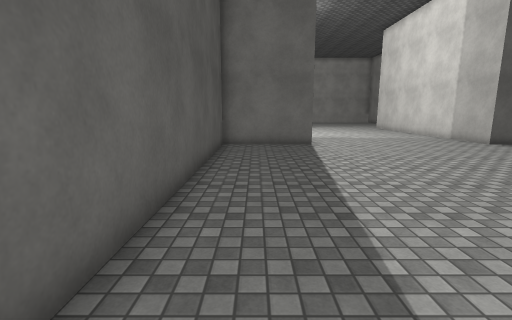
View 1 (above)

17 first-person views from a walk through a 3-D level made in the Unity game engine. The camera is 1.5 m above the floor, tilts 10° down and sees 85° across. The floor is counted in squares, 1 m on a side. Each view is taken from the middle of a square. On the plan, view 1 faces up. The plan holds only what a view shows up to about 14 squares ahead; the rest is blank. The place goes on beyond the plan. The player character is not drawn. Some animated figures are left out. Surface patterns are stand-ins for the level's own textures.

View 2
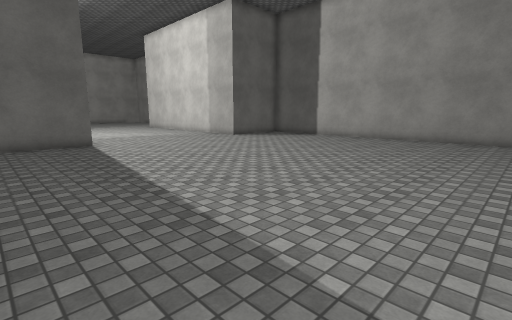

View 3
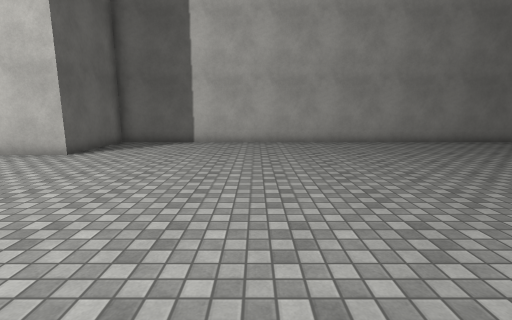

View 4
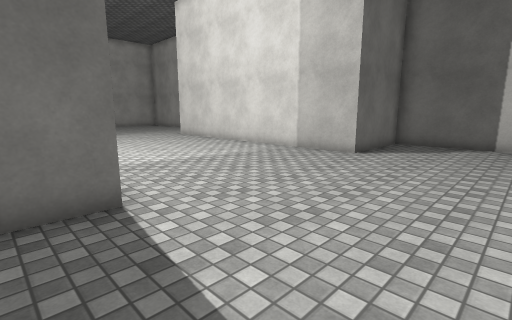

View 5
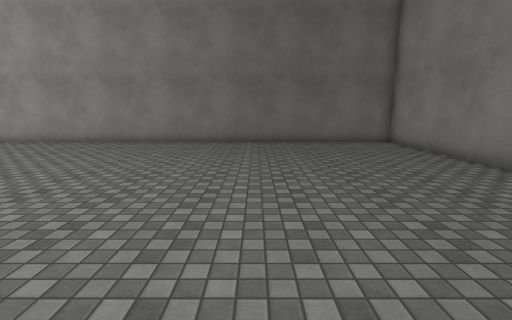

View 6
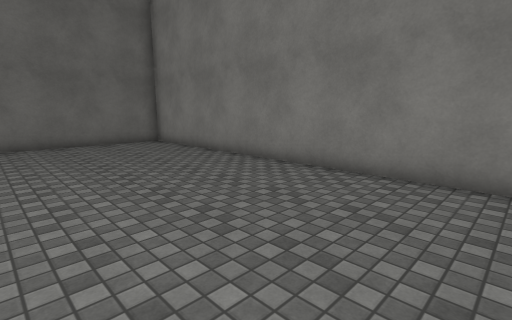

View 7
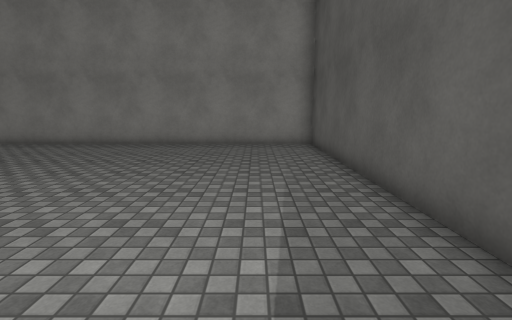

View 8
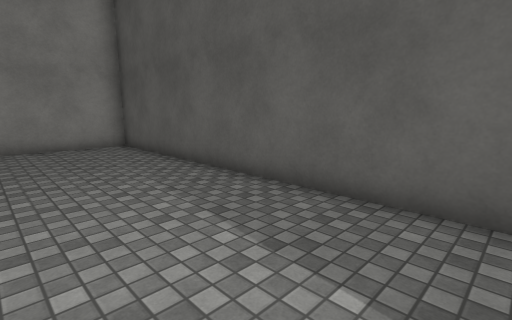

View 9
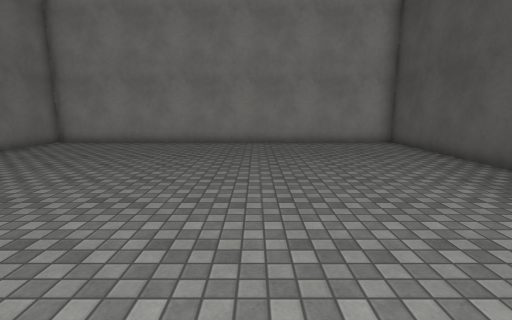

View 10
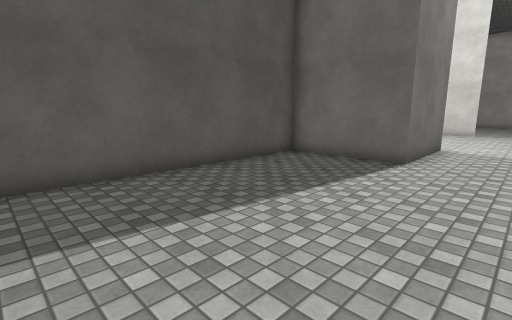

View 11
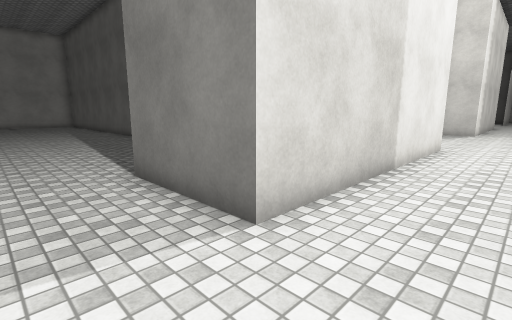

View 12
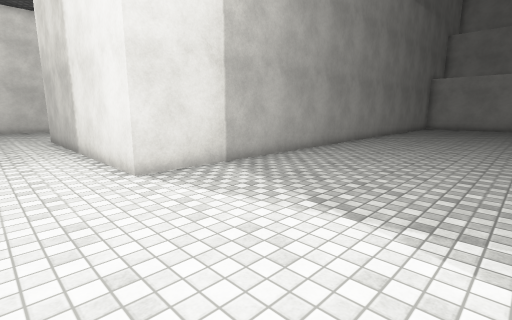

View 13
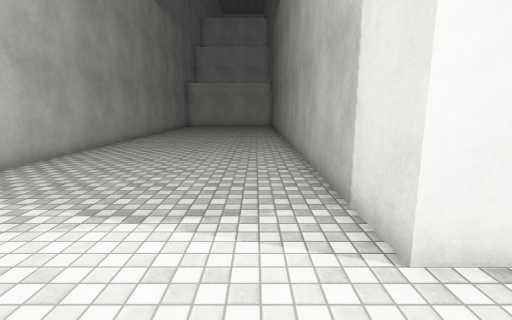

View 14
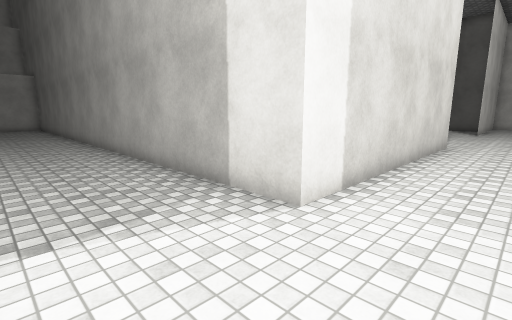

View 15
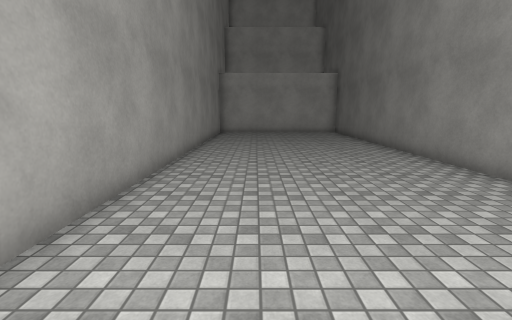

View 16
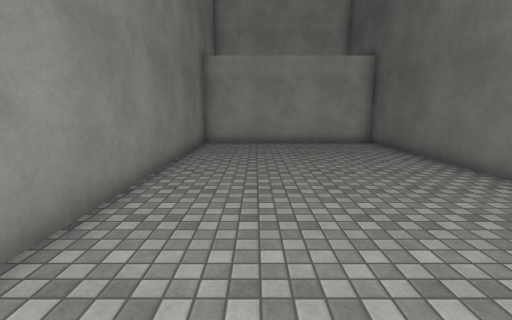

View 17
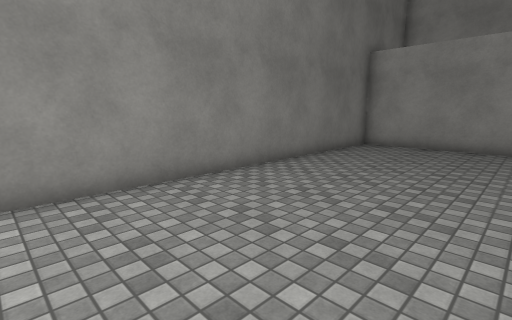

### Floor plan
Points are (right, up) in squares from view 1. A wall is a line through its corners. A room is listed if a view was taken in it or the views show most of it. See-through windows are left out.
Room 1 (views 1, 2, 3, 4, 5, 6, 7, 8, 9, 10, 11)
walls: (-7.5, 16.5) (2.5, 16.5) (2.5, 12.5) (-1.5, 12.5) (-1.5, -11.5) (14.5, -11.5) (14.5, 12.5) (10.5, 12.5) (10.5, 18.6)
ways out: opening at (-7, 18) to room 2
Room 2 (views 12, 13, 14, 15, 16, 17)
walls: (-25.6, 16.5) (-15.5, 16.5) (-15.5, -7.5) (-7.5, -7.5) (-7.5, 16.5)
ways out: opening at (-7, 18) to room 1; opening at (-25, 18.5)

Positions as (right, up) in squares from view 1, and headings:
1: (0, 0), facing up
2: (-1, -1), facing up-right
3: (1, 6), facing right
4: (1, 8), facing up-right
5: (1, -5), facing right
6: (1, -5), facing down-right
7: (1, 1), facing down
8: (3, 1), facing down-left
9: (5, 2), facing down
10: (5, 4), facing up-left
11: (5, 19), facing down-left
12: (-14, 19), facing down-right
13: (-14, 19), facing down
14: (-12, 19), facing down-left
15: (-10, 12), facing down
16: (-10, 6), facing down
17: (-13, 5), facing down-right
